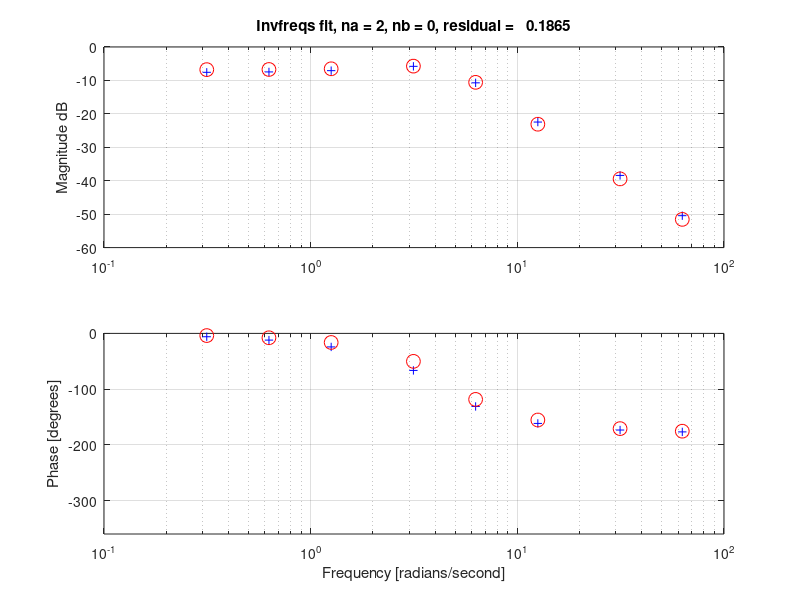

The MATLAB source for this figure: (Note: this script raises an error after producing the figure.)
%%  Example Using Matlab invfreqs() command 
%%
%%   

%%%%%%%%%%%%%%%%%%%%%%%%%%%%%%%%%%%%%%
%%  Setup the raw data.  This is simulated experimental data. 
%%%%%%%%%%%%%%%%%%%%%%%%%%%%%%%%%%%%%%

Ws = [
    0.3142
    0.6283
    1.2566
    3.1416
    6.2832
    12.5664
    31.4159
    62.8319
    ]

Gains = [
    0.4180
    0.4237
    0.4426
    0.5135
    0.2910
    0.0754
    0.0120
    0.0030
   ]

Phases = [
    -6.0062
    -12.0334
    -24.2801
    -66.4484
    -131.1225
    -161.5733
    -173.4103
    -176.7621
    ]

%% Compute the complex gain based on the data 
Hs = Gains .* exp(j * Phases * (pi/180));

%% Here, the weights are set up simply to be 1.0 
Weights = ones(size(Ws));

%%%%%%%%%%%%%%%%%%%%%%%%%%%%%%%%%%%%%%
%% Do fit to two poles and one zero, measure the residual errors. 
%%%%%%%%%%%%%%%%%%%%%%%%%%%%%%%%%%%%%%


    
%%%%%%%%%%%%%%%%%%%%%%%%%%%%%%%%%%%%%%
%% These lines do the fit. 
%%%%%%%%%%%%%%%%%%%%%%%%%%%%%%%%%%%%%%

%%  Set up for two poles and one zero 
na = 2; 
nb = 0;        

%% Do the fit, B20 and A20 are the numerator and denominator polynomials of the best fit
%% with two poles and one zero. 
[B20, A20] = invfreqs(Hs, Ws, nb, na, Weights)

%% Model 1 as a transfer function, Guy(s) = Bb(s)/Ab(s)
Guy20 = tf(B20, A20)

%% Poles and zeros of the model
Poles20 = pole(Guy20)
Zeros20 = zero(Guy20)

%% Magnitude (distance from the origin) of each pole and zero [rad/s]
PoleMags20 = abs(Poles20)
ZeroMags20 = abs(Zeros20)

%% The freqs command takes pole and zero polynomials, and returns the complex gain based on the transfer function. 
%% These lines of code compute the complex gain (HHat), and corresponding PhaseAngles
HHat20     = freqs(B20, A20, Ws);
PhaseHat20 = atan2(imag(HHat20), real(HHat20)) * (180/pi); 

%% The residual error is measured as the norm of the differences in the complex gains. 
Residuals(na, nb+1) = norm( Hs - HHat20 );
Residual20 = Residuals(na, nb+1)

%% Plot the bode plot, of the experimental data, and fit model 
figure(1), clf
  subplot(2,1,1)
    semilogx(Ws, 20*log10(Gains), 'b+', Ws, 20*log10(abs(HHat20)), 'ro', 'markersize', 10)
    ylabel('Magnitude dB'); grid on 
    title(sprintf('Invfreqs fit, na = %d, nb = %d, residual = %8.4f', na, nb, Residuals(na, nb+1)));

  subplot(2,1,2)
    semilogx(Ws, Phases, 'b+', Ws, PhaseHat20, 'ro', 'markersize', 10)
    ylim([-360 0])
    ylabel('Phase [degrees]'); grid on 
    xlabel('Frequency [radians/second]')

%% Plot the pole-zero map 
figure(2), clf 
  pzmap(B20, A20)
  axis equal  %% This line sets the horizontal-vertical scale to be 1:1 
  axis([-40 10 -20 20])
  title('Pole-zero Map.  Best Fit.  Two Poles, No Zero') 
  
    
    
    
%%%%%%%%%%%%%%%%%%%%%%%%%%%%%%%%%%%%%%
%% No Do the fit with 3 poles and 1 zero 
%%%%%%%%%%%%%%%%%%%%%%%%%%%%%%%%%%%%%%

%% These lines do the fit. 
na = 3; 
nb = 1;       
%% Determine the numerator and denominator polynomials 
[B31, A31] = invfreqs(Hs, Ws, nb, na, Weights)

%% Model 2 as a transfer function, Guy(s) = Bb(s)/Ab(s)
Guy31 = tf(B31, A31)

%% Poles and zeros of the model
Poles31 = pole(Guy31)
Zeros31 = zero(Guy31)

%% Magnitude (distance from the origin) of each pole and zero [rad/s]
PoleMags31 = abs(Poles31)
ZeroMags31 = abs(Zeros31)

%% The freqs command takes pole and zero polynomials, and returns the complex gain based on the transfer function.  
HHat31    = freqs(B31, A31, Ws);
PhaseHat31 = atan2(imag(HHat31), real(HHat31)) * (180/pi); 
Residuals(na, nb+1) = norm( Hs - HHat31 );
Residual31 = Residuals(na, nb+1)


%% Plot the bode plot, of the experimental data, and fit model 
figure(3), clf
  subplot(2,1,1)
    semilogx(Ws, 20*log10(Gains), 'b+', Ws, 20*log10(abs(HHat31)), 'ro', 'markersize', 10)
    ylabel('Magnitude dB'); grid on 
    title(sprintf('Invfreqs fit, na = %d, nb = %d, residual = %8.4f', na, nb, Residuals(na, nb+1)));

  subplot(2,1,2)
    semilogx(Ws, Phases, 'b+', Ws, PhaseHat31, 'ro', 'markersize', 10)
    ylim([-360 0])
    ylabel('Phase [degrees]'); grid on 
    xlabel('Frequency [radians/second]')


%% Plot the pole-zero map 
figure(4), clf 
  pzmap(B31, A31)
  axis equal
  axis([-80 100 -40 40])
  title('Pole-zero Map.  Best Fit.  Three Poles, One Zero') 
